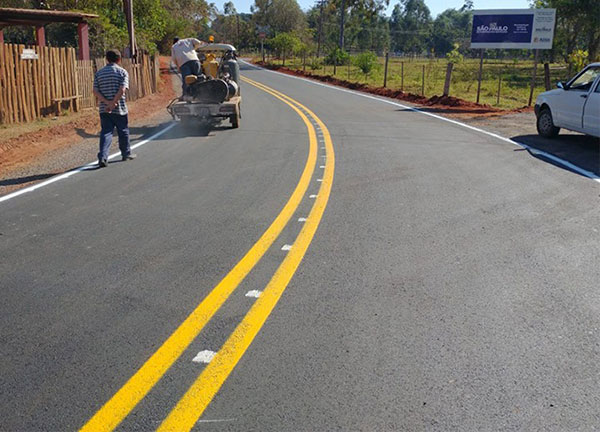
#> input picture fotos/faixa.3.jpg, 600 x 432 px, found by its file name
$ python segmentacao_cor.py
#> lines starting #> are read from the running program, lines starting #| are printed output that depends on the picture; after the words box and inside, x2 and y2 are one past the last pixel; in counts of white or black regions, pixels touching at a corner belong together
import cv2
import numpy as np
from PIL import Image
from glob import glob

# Redimensionar foto
img = Image.open("faixa-horizontal-opencv/fotos/faixa.3.jpg")
#> img is the input picture: PIL image 600x432 RGB; mean R, G, B 124.1, 119.5, 108.1
img = img.resize((round(400), round(300)), Image.BILINEAR)
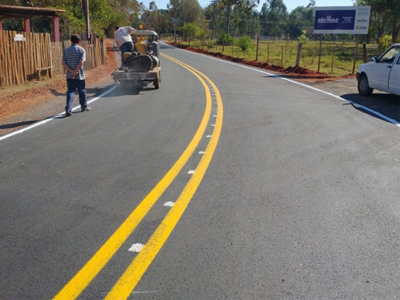
#> img: PIL image 400x300 RGB; mean R, G, B 124.1, 119.5, 108.1
img.save( 'faixa-horizontal-opencv/fotos/imagemRedimensionada.jpg', 'JPEG' )

image = cv2.imread("faixa-horizontal-opencv/fotos/imagemRedimensionada.jpg")
hsv = cv2.cvtColor(image, cv2.COLOR_BGR2HSV)
#> hsv: shape (300, 400, 3); mean H, S, V 43.7, 40.9, 127
blur = cv2.medianBlur(hsv ,11)
#> blur: shape (300, 400, 3); mean H, S, V 39.9, 39.5, 126.7

lower = {'red': (166, 84, 141), 'blue': (97, 100, 117), 'yellow': (17, 59, 119)}

upper = {'red': (186, 255, 255), 'blue': (117, 255, 255), 'yellow': (54, 255, 255) }

for key, value in upper.items():
    kernel = np.ones((9, 9), np.uint8)
    mask_pt = cv2.inRange(blur, lower[key], upper[key])
    mask_pt = cv2.morphologyEx(mask_pt, cv2.MORPH_OPEN, kernel)
    mask_pt = cv2.morphologyEx(mask_pt, cv2.MORPH_CLOSE, kernel)
    if not 'mask' in locals():
        mask = mask_pt
    else:
        mask = mask_pt + mask
#> this loop made 3 passes
#> pass 2, `mask_pt = cv2.inRange(blur, lower[key], upper[key])`:
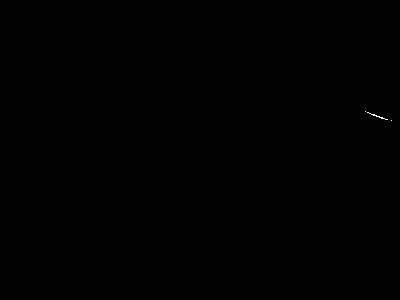
#> mask_pt: shape (300, 400); 0.02% white in thin lines or dots, all inside (x1, y1, x2, y2) = (365, 111, 392, 121)
#> pass 3, `mask_pt = cv2.inRange(blur, lower[key], upper[key])`:
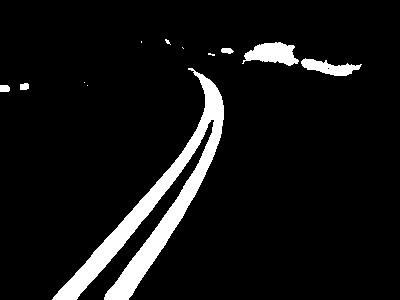
#> mask_pt: shape (300, 400); 7.6% white; 12 white regions (6 under 20 px), largest, box (x1, y1, x2, y2) and area: (52, 68, 224, 300) 7438, (242, 42, 299, 66) 855, (301, 58, 362, 76) 568, (0, 85, 10, 92) 66, (221, 48, 234, 54) 59, (20, 83, 29, 90) 56
#> pass 3, `mask_pt = cv2.morphologyEx(mask_pt, cv2.MORPH_OPEN, kernel)`:
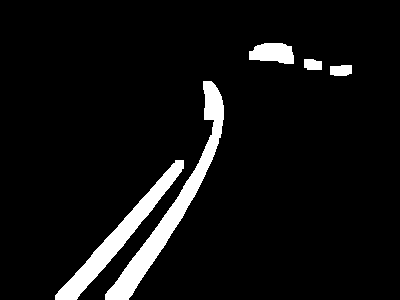
#> mask_pt: shape (300, 400); 6.6% white; 5 white regions, box (x1, y1, x2, y2) and area: (105, 81, 224, 300) 3914, (55, 160, 184, 300) 2885, (249, 43, 294, 64) 739, (330, 65, 352, 76) 219, (304, 59, 322, 70) 178
#> after the loop:
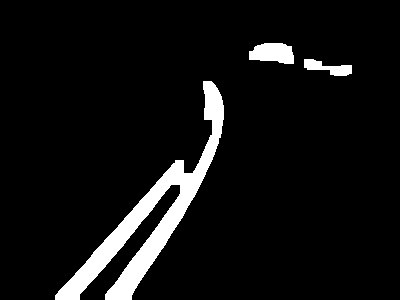
#> mask: shape (300, 400); 6.8% white; 3 white regions, box (x1, y1, x2, y2) and area: (55, 81, 224, 300) 6998, (249, 43, 294, 64) 739, (304, 59, 352, 76) 429


res = cv2.bitwise_and(image,image, mask= mask)
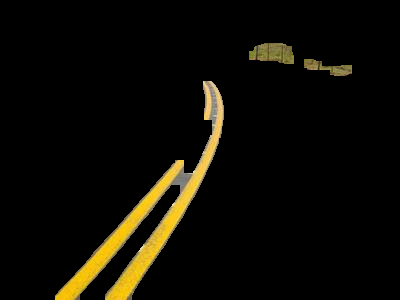
#> res: shape (300, 400, 3); mean B, G, R 4.3, 11.4, 13.6

cv2.imshow("mask ", mask)
cv2.imshow('stack', np.hstack([image, res]))
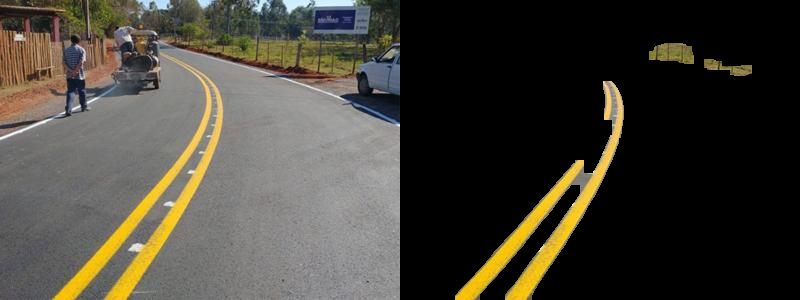
#> window 'stack': shape (300, 800, 3); mean B, G, R 56.2, 65.5, 68.8
cv2.waitKey(0)

# [24 lines of commented-out code are left out]

$ run again, with fotos/faixa.2.jpg copied over fotos/faixa.3.jpg
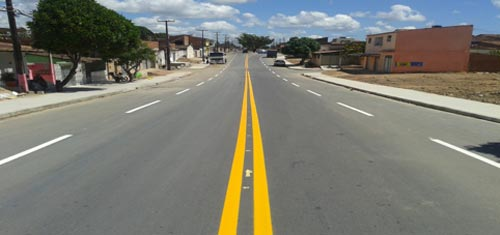
#> input picture fotos/faixa.2.jpg, 500 x 235 px, found by its file name
#> img is the input picture: PIL image 500x235 RGB; mean R, G, B 123.3, 123.6, 114.5
#> img: PIL image 400x300 RGB
#> hsv: shape (300, 400, 3); mean H, S, V 48.1, 43.2, 131.2
#> blur: shape (300, 400, 3); mean H, S, V 46.9, 42.6, 130.8
#> after the loop `for key, value in upper.items():`:
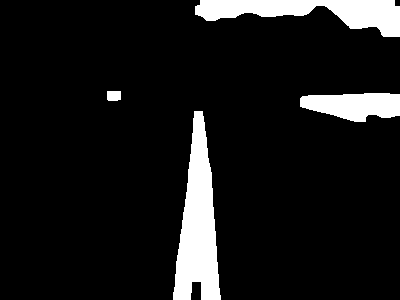
#> mask: shape (300, 400); 9.6% white; 4 white regions, box (x1, y1, x2, y2) and area: (173, 111, 221, 300) 5291, (195, 0, 400, 37) 3942, (300, 93, 400, 122) 2157, (107, 91, 121, 101) 136
#> `cv2.imshow('stack', np.hstack([image, res]))`:
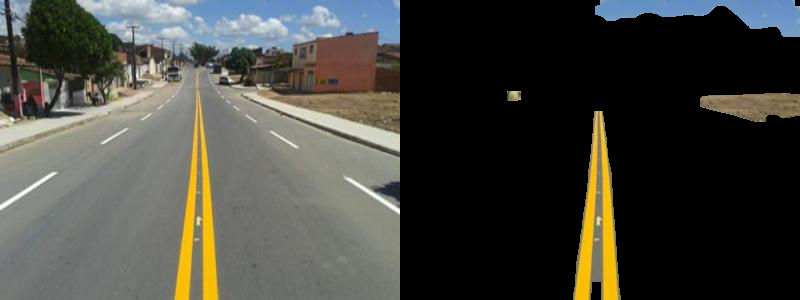
#> window 'stack': shape (300, 800, 3); mean B, G, R 62.4, 69, 69.1

$ run again, with fotos/faixaFoto1.jpg copied over fotos/faixa.3.jpg
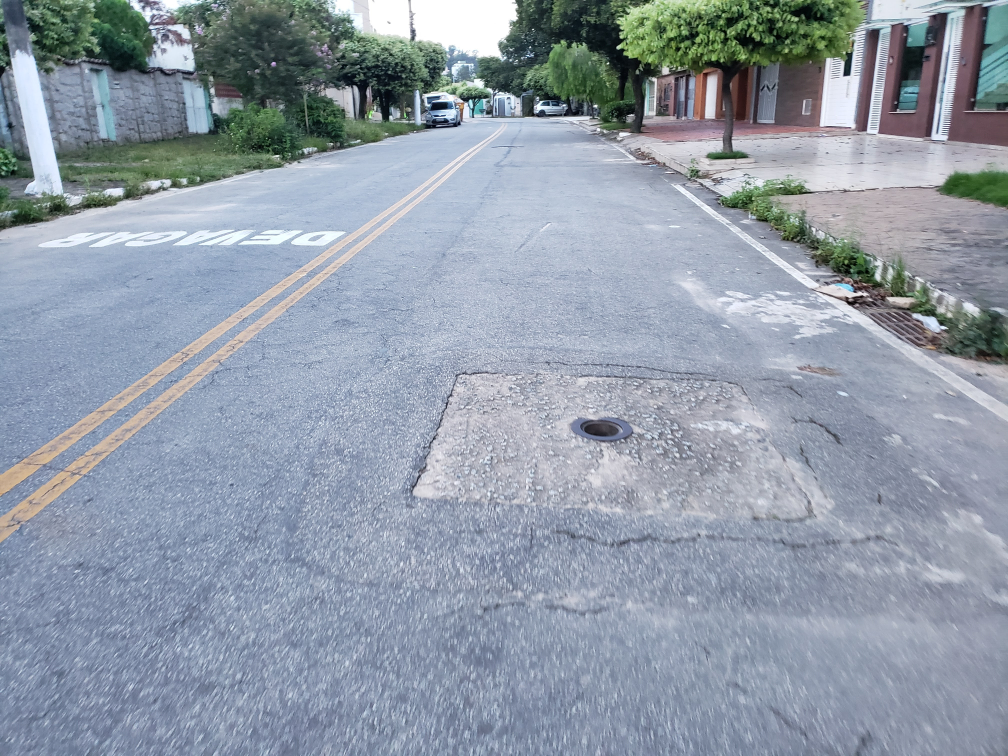
#> input picture fotos/faixaFoto1.jpg, 4032 x 3024 px, found by its file name (shown at 1/4 size)
#> img is the input picture: PIL image 4032x3024 RGB; mean R, G, B 144.8, 155.1, 168
#> img: PIL image 400x300 RGB
#> hsv: shape (300, 400, 3); mean H, S, V 104.4, 44.3, 170.9
#> blur: shape (300, 400, 3); mean H, S, V 104.8, 43.4, 171
#> the loop `for key, value in upper.items():` made 3 passes
#> pass 3, `mask_pt = cv2.inRange(blur, lower[key], upper[key])`:
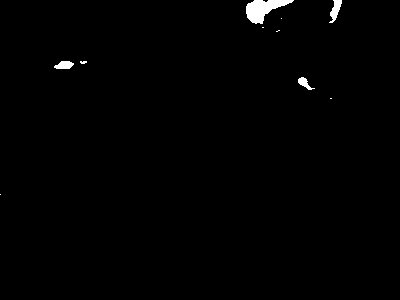
#> mask_pt: shape (300, 400); 0.82% white; 10 white regions (6 under 20 px), largest, box (x1, y1, x2, y2) and area: (246, 0, 294, 24) 593, (329, 0, 342, 23) 152, (54, 61, 74, 69) 119, (298, 77, 315, 90) 94
#> `cv2.imshow('stack', np.hstack([image, res]))`:
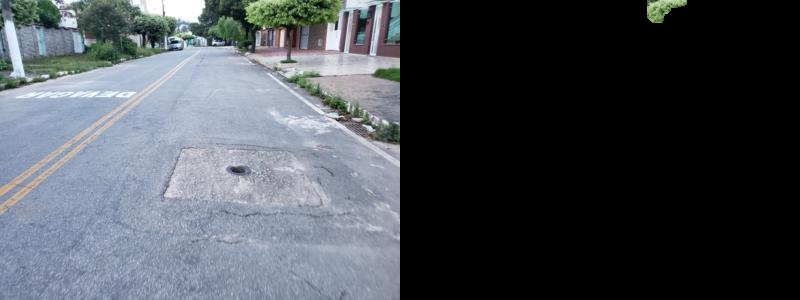
#> window 'stack': shape (300, 800, 3); mean B, G, R 84.3, 77.9, 72.7

$ run again, with fotos/faixaFoto2.jpg copied over fotos/faixa.3.jpg
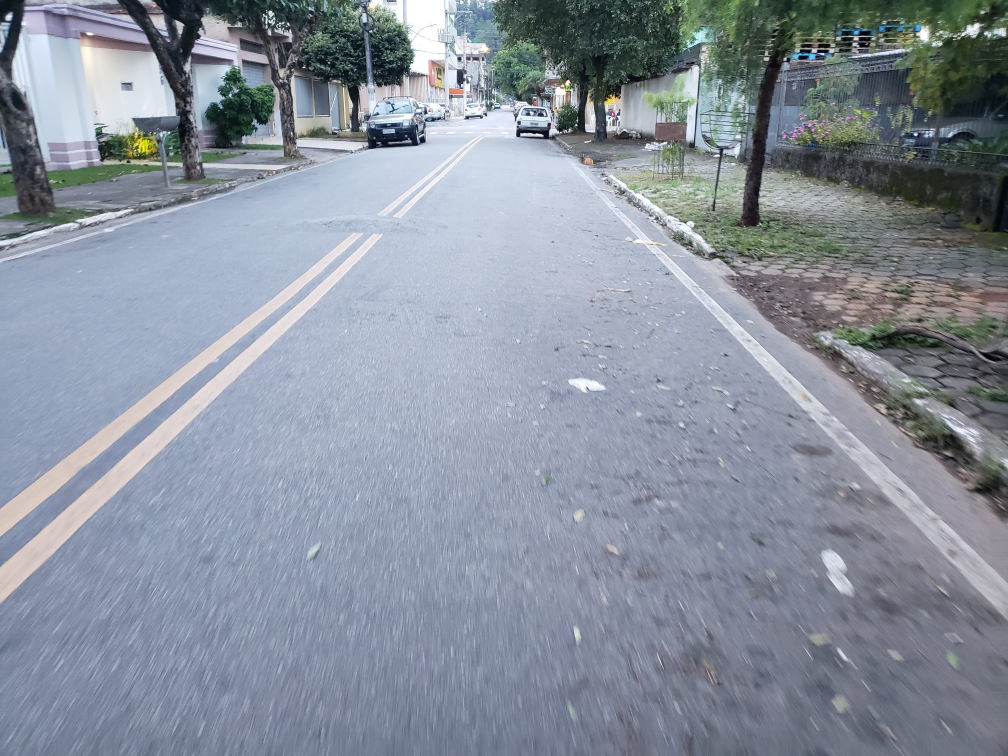
#> input picture fotos/faixaFoto2.jpg, 4032 x 3024 px, found by its file name (shown at 1/4 size)
#> img is the input picture: PIL image 4032x3024 RGB; mean R, G, B 137, 145, 157.5
#> img: PIL image 400x300 RGB
#> hsv: shape (300, 400, 3); mean H, S, V 103.5, 40, 159.5
#> blur: shape (300, 400, 3); mean H, S, V 103.8, 39.2, 159.5
#> res: shape (300, 400, 3); every value is 0
#> `cv2.imshow('stack', np.hstack([image, res]))`:
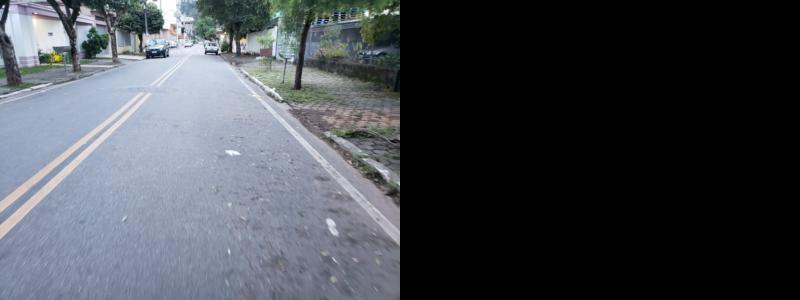
#> window 'stack': shape (300, 800, 3); mean B, G, R 78.8, 72.5, 68.5
